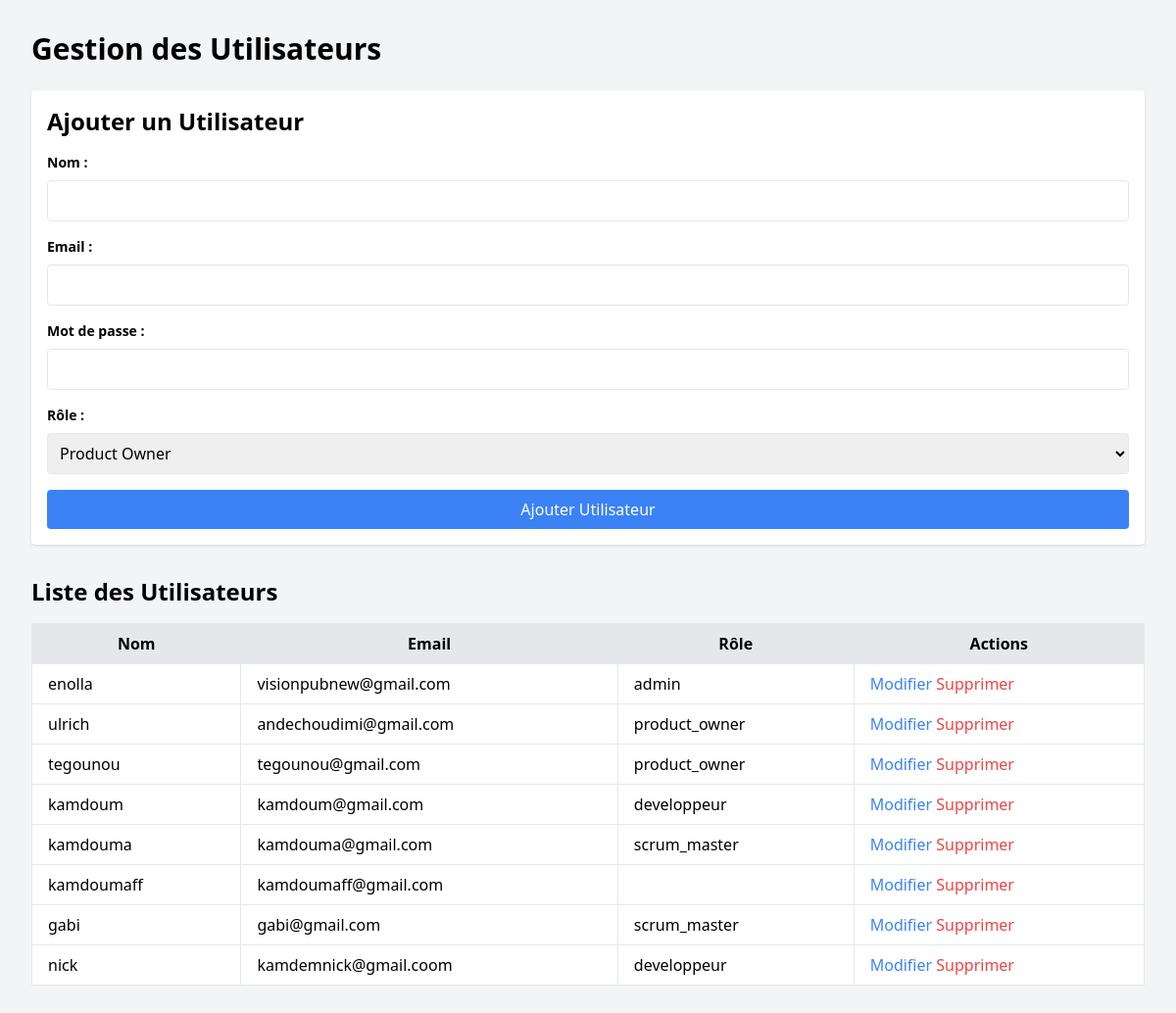
Screenshot of /admin/gestion_utilisateurs.php with the database file from the repository.
### tables this page shows
CREATE TABLE `utilisateurs` (
  `id` int(11) NOT NULL,
  `nom` varchar(100) DEFAULT NULL,
  `email` varchar(100) DEFAULT NULL,
  `mot_de_passe` varchar(255) DEFAULT NULL,
  `role` enum('product_owner','admin','scrum_master','developpeur','autre_role') NOT NULL,
  `date_creation` timestamp NOT NULL DEFAULT current_timestamp()
);

### admin/gestion_utilisateurs.php (the view, shortened to what this page needs)
<?php
include '../includes/db.php';
$stmt = $pdo->query("SELECT * FROM utilisateurs");
$utilisateurs = $stmt->fetchAll(PDO::FETCH_ASSOC);
?>
<!DOCTYPE html>
<html lang="fr">
<head>
    <script src="https://cdn.tailwindcss.com"></script>
</head>
<body class="bg-gray-100">
    <div class="max-w-7xl mx-auto p-8">
        <h1 class="text-3xl font-bold mb-6">Gestion des Utilisateurs</h1>
        <form action="" method="POST" class="mb-8 bg-white p-4 rounded shadow">
            <h2 class="text-2xl font-bold mb-4">Ajouter un Utilisateur</h2>
            <div class="mb-4">
                <label for="nom" class="block text-sm font-bold mb-2">Nom :</label>
                <input type="text" id="nom" name="nom" class="border rounded w-full p-2" required>
            </div>
            <div class="mb-4">
                <label for="email" class="block text-sm font-bold mb-2">Email :</label>
                <input type="email" id="email" name="email" class="border rounded w-full p-2" required>
            </div>
            <div class="mb-4">
                <label for="mot_de_passe" class="block text-sm font-bold mb-2">Mot de passe :</label>
                <input type="password" id="mot_de_passe" name="mot_de_passe" class="border rounded w-full p-2" required>
            </div>
            <div class="mb-4">
                <label for="role" class="block text-sm font-bold mb-2">Rôle :</label>
                <select id="role" name="role" class="border rounded w-full p-2" required>
                    <option value="product_owner">Product Owner</option>
                </select>
            </div>
            <button type="submit" name="ajouter_utilisateur" class="bg-blue-500 text-white p-2 rounded hover:bg-blue-600 w-full">Ajouter Utilisateur</button>
        </form>
        <h2 class="text-2xl font-bold mb-4">Liste des Utilisateurs</h2>
        <table class="min-w-full bg-white border rounded">
            <thead>
                <tr class="bg-gray-200">
                    <th class="py-2 px-4 border">Nom</th>
                    <th class="py-2 px-4 border">Email</th>
                    <th class="py-2 px-4 border">Rôle</th>
                    <th class="py-2 px-4 border">Actions</th>
                </tr>
            </thead>
            <tbody>
                <?php foreach ($utilisateurs as $utilisateur): ?>
                    <tr>
                        <td class="py-2 px-4 border"><?php echo htmlspecialchars($utilisateur['nom']); ?></td>
                        <td class="py-2 px-4 border"><?php echo htmlspecialchars($utilisateur['email']); ?></td>
                        <td class="py-2 px-4 border"><?php echo htmlspecialchars($utilisateur['role']); ?></td>
                        <td class="py-2 px-4 border">
                            <a href="modifier_utilisateur.php?id=<?php echo $utilisateur['id']; ?>" class="text-blue-500">Modifier</a>
                            <a href="supprimer_utilisateur.php?id=<?php echo $utilisateur['id']; ?>" class="text-red-500">Supprimer</a>
                        </td>
                    </tr>
                <?php endforeach; ?>
            </tbody>
        </table>
    </div>
</body>
</html>

### rows the page displays
utilisateurs: nom "enolla", email "visionpubnew@gmail.com", role "admin"
utilisateurs: nom "ulrich", email "andechoudimi@gmail.com", role "product_owner"
utilisateurs: nom "tegounou", email "tegounou@gmail.com", role "product_owner"
utilisateurs: nom "kamdoum", email "kamdoum@gmail.com", role "developpeur"
utilisateurs: nom "kamdouma", email "kamdouma@gmail.com", role "scrum_master"
utilisateurs: nom "kamdoumaff", email "kamdoumaff@gmail.com"
utilisateurs: nom "gabi", email "gabi@gmail.com", role "scrum_master"
utilisateurs: nom "nick", email "kamdemnick@gmail.coom", role "developpeur"
